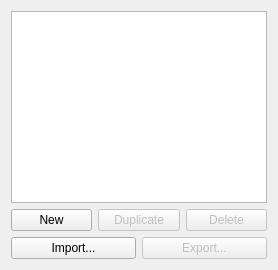
       <widget class="QWidget" name="localWaveTableTab">
        <attribute name="title">
         <string>Local</string>
        </attribute>
        <layout class="QVBoxLayout" name="verticalLayout_5">
         <item>
          <widget class="QTableView" name="localWaveTableList">
           <property name="contextMenuPolicy">
            <enum>Qt::CustomContextMenu</enum>
           </property>
           <property name="editTriggers">
            <set>QAbstractItemView::NoEditTriggers</set>
           </property>
           <property name="selectionBehavior">
            <enum>QAbstractItemView::SelectRows</enum>
           </property>
           <property name="horizontalScrollMode">
            <enum>QAbstractItemView::ScrollPerPixel</enum>
           </property>
           <property name="sortingEnabled">
            <bool>true</bool>
           </property>
           <attribute name="horizontalHeaderHighlightSections">
            <bool>false</bool>
           </attribute>
           <attribute name="horizontalHeaderStretchLastSection">
            <bool>true</bool>
           </attribute>
           <attribute name="verticalHeaderVisible">
            <bool>false</bool>
           </attribute>
          </widget>
         </item>
         <item>
          <layout class="QHBoxLayout" name="horizontalLayout_8">
           <item>
            <widget class="QPushButton" name="newBtn">
             <property name="text">
              <string>New</string>
             </property>
             <property name="icon">
              <iconset theme="document-new">
               <normaloff>../../../../../.designer/backup</normaloff>../../../../../.designer/backup</iconset>
             </property>
            </widget>
           </item>
           <item>
            <widget class="QPushButton" name="duplicateBtn">
             <property name="enabled">
              <bool>false</bool>
             </property>
             <property name="text">
              <string>Duplicate</string>
             </property>
             <property name="icon">
              <iconset theme="edit-duplicate">
               <normaloff>../../../../../.designer/backup</normaloff>../../../../../.designer/backup</iconset>
             </property>
            </widget>
           </item>
           <item>
            <widget class="QPushButton" name="deleteBtn">
             <property name="enabled">
              <bool>false</bool>
             </property>
             <property name="text">
              <string>Delete</string>
             </property>
             <property name="icon">
              <iconset theme="edit-delete">
               <normaloff>../../../../../.designer/backup</normaloff>../../../../../.designer/backup</iconset>
             </property>
            </widget>
           </item>
          </layout>
         </item>
         <item>
          <layout class="QHBoxLayout" name="horizontalLayout_9">
           <item>
            <widget class="QPushButton" name="importBtn">
             <property name="text">
              <string>Import...</string>
             </property>
             <property name="icon">
              <iconset theme="document-open">
               <normaloff>../../../../../.designer/backup</normaloff>../../../../../.designer/backup</iconset>
             </property>
            </widget>
           </item>
           <item>
            <widget class="QPushButton" name="exportLibraryBtn">
             <property name="enabled">
              <bool>false</bool>
             </property>
             <property name="text">
              <string>Export...</string>
             </property>
             <property name="icon">
              <iconset theme="document-export">
               <normaloff>../../../../../.designer/backup</normaloff>../../../../../.designer/backup</iconset>
             </property>
            </widget>
           </item>
          </layout>
         </item>
        </layout>
       </widget>
